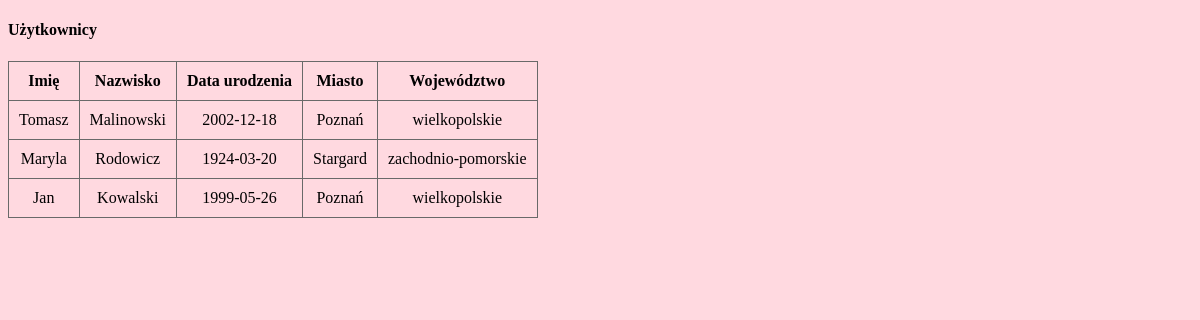
Screenshot of /4_db/2_db_table.php with the database file from the repository.
### tables this page shows
CREATE TABLE `users` (
  `id` int(10) UNSIGNED NOT NULL,
  `city_id` int(10) UNSIGNED NOT NULL,
  `firstName` varchar(30) NOT NULL,
  `lastName` varchar(50) NOT NULL,
  `birthday` date NOT NULL
);

CREATE TABLE `cities` (
  `id` int(10) UNSIGNED NOT NULL,
  `state_id` int(10) UNSIGNED NOT NULL,
  `city` varchar(50) NOT NULL
);

CREATE TABLE `states` (
  `id` int(10) UNSIGNED NOT NULL,
  `state` varchar(50) NOT NULL,
  `country_id` int(10) UNSIGNED NOT NULL
);

### 4_db/2_db_table.php (the view, shortened to what this page needs)
<!doctype html>
<html lang="en">
<head>
    <link rel="stylesheet" href="./style/table.css">
</head>
<body>
    <h4>Użytkownicy</h4>
    <?php
        require_once "../scripts/connect.php";
        $sql = "SELECT U.firstName, U.lastName, U.birthday, C.city, S.state
                FROM users U
                INNER JOIN cities C ON c.id = u.city_id
                INNER JOIN states S on S.id = C.state_id;";
        $result = $conn->query($sql);
        echo <<< USERSTABLE
            <table>
                <tr>
                    <th>Imię</th>
                    <th>Nazwisko</th>
                    <th>Data urodzenia</th>
                    <th>Miasto</th>
                    <th>Województwo</th>
                </tr>
        USERSTABLE;
        while($user = $result->fetch_assoc()) {
            echo <<< USERS
                <tr>
                    <td>$user[firstName]</td>
                    <td>$user[lastName]</td>
                    <td>$user[birthday]</td>
                    <td>$user[city]</td>
                    <td>$user[state]</td>
                </tr>
            USERS;
        }
        echo "</table>";
    ?>
</body>
</html>

### 4_db/style/table.css (style rules this page uses)
table, tr, th, td { border: solid 1px dimgray; text-align: center; padding: 10px; border-collapse: collapse; }
body { background: #ffd9e0; }

### rows the page displays
users: firstName "Tomasz", lastName "Malinowski", birthday "2002-12-18", city.city "Poznań", states.state "wielkopolskie"
users: firstName "Maryla", lastName "Rodowicz", birthday "1924-03-20", city.city "Stargard", states.state "zachodnio-pomorskie"
users: firstName "Jan", lastName "Kowalski", birthday "1999-05-26", city.city "Poznań", states.state "wielkopolskie"
